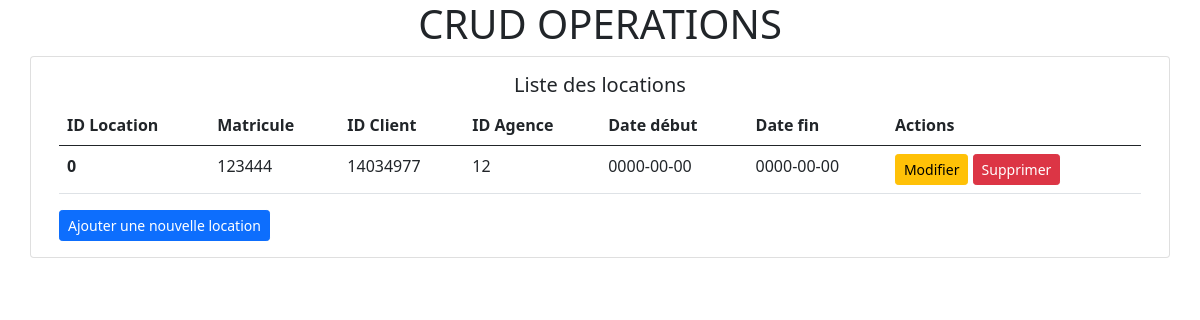
/index.php/location, run on the app's committed database.
### tables this page shows
CREATE TABLE `location` (
  `ID_location` int(11) NOT NULL,
  `matricule` int(11) DEFAULT NULL,
  `ID_client` int(11) DEFAULT NULL,
  `ID_agence` int(11) DEFAULT NULL,
  `date_debut` date DEFAULT NULL,
  `date_fin` date DEFAULT NULL
);

### application/controllers/location.php (called while the page is built, shortened)
<?php
class Location extends CI_Controller
{
    function __construct()
    {
        $this->load->library('form_validation');
        $this->load->model('location_model');
    }
    public function index()
    {
        $data['locations'] = $this->location_model->getAllLocations();
        $this->load->view('location/index', $data);
    }
}
?>

### index.php (called while the page is built, shortened)
<?php
require_once BASEPATH.'core/CodeIgniter.php';

### application/models/location_model.php (called while the page is built, shortened)
<?php
class Location_model extends CI_Model
{
    public function getAllLocations()
    {
        return $this->db->get('location')->result_array();
    }
}
?>

### application/views/location/index.php (the view, shortened to what this page needs)
<div class="container">
    <div class="row">
        <div class="card">
            <div class="card-body">
                <h5 class="card-title text-center">Liste des locations</h5>
                <table class="table">
                    <thead>
                        <tr>
                            <th scope="col">ID Location</th>
                            <th scope="col">Matricule</th>
                            <th scope="col">ID Client</th>
                            <th scope="col">ID Agence</th>
                            <th scope="col">Date début</th>
                            <th scope="col">Date fin</th>
                            <th scope="col">Actions</th>
                        </tr>
                    </thead>
                    <tbody>
                        <?php foreach ($locations as $location) : ?>
                            <tr>
                                <th scope="row"><?= $location['ID_location'] ?></th>
                                <td><?= $location['matricule'] ?></td>
                                <td><?= $location['ID_client'] ?></td>
                                <td><?= $location['ID_agence'] ?></td>
                                <td><?= $location['date_debut'] ?></td>
                                <td><?= $location['date_fin'] ?></td>
                                <td>
                                    <a href="<?= base_url() ?>location/edit/<?= $location['ID_location'] ?>" class="btn btn-sm btn-warning">Modifier</a>
                                    <a href="<?= base_url() ?>location/delete/<?= $location['ID_location'] ?>" class="btn btn-sm btn-danger" onclick="return confirm('Êtes-vous sûr de vouloir supprimer cette location?')">Supprimer</a>
                                </td>
                            </tr>
                        <?php endforeach; ?>
                    </tbody>
                </table>
                <a href="<?= base_url('location/add') ?>" class="btn btn-sm btn-primary">Ajouter une nouvelle location</a>
            </div>
        </div>
    </div>
</div>

### data on the page
location: ID_location "0", matricule "123444", ID_client "14034977", ID_agence "12", date_debut "0000-00-00", date_fin "0000-00-00"
